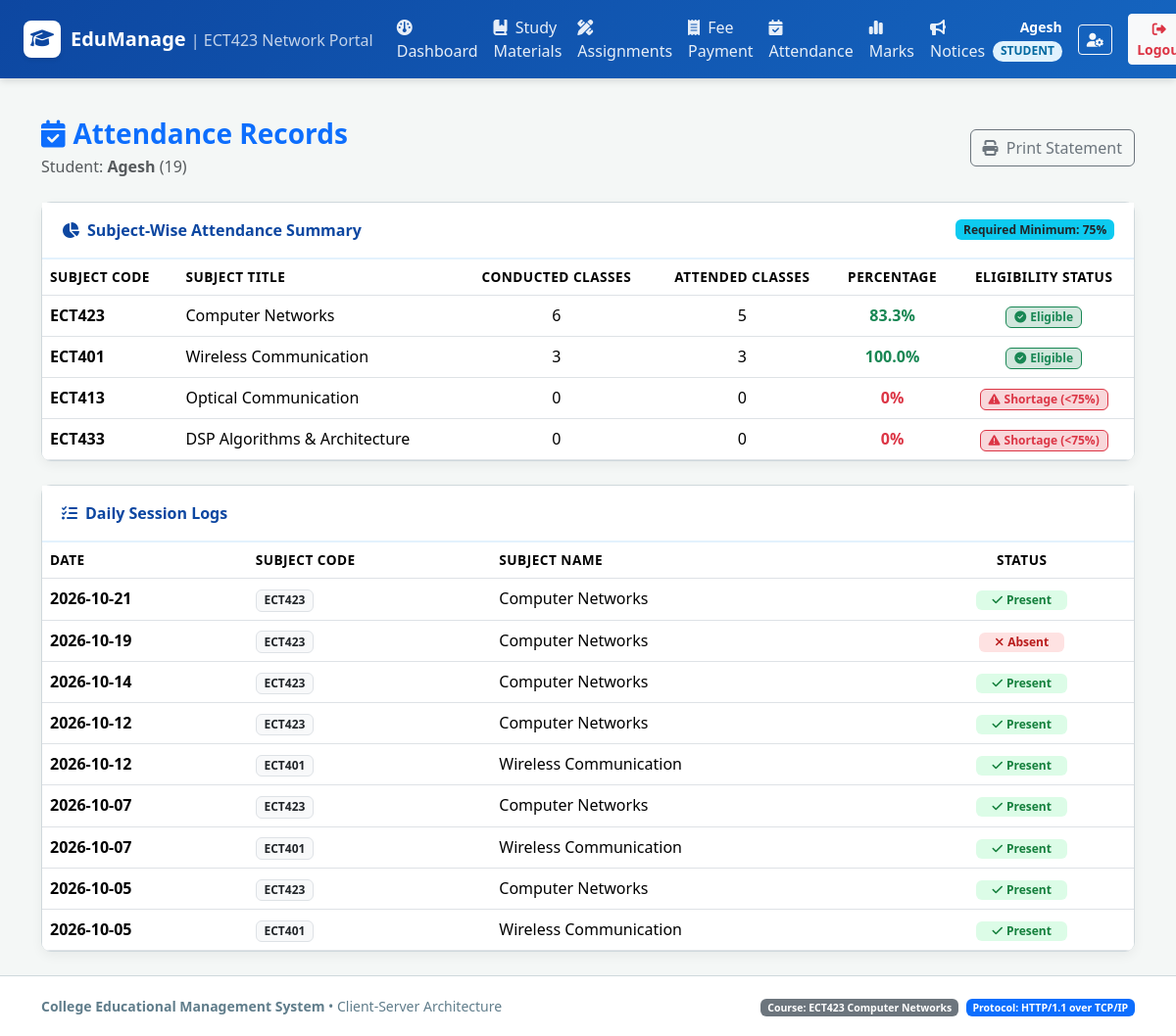
The page /student/attendance (signed in) on the database its author committed.
### tables this page shows
CREATE TABLE students (
    id INTEGER PRIMARY KEY AUTOINCREMENT,
    roll_no TEXT UNIQUE NOT NULL,
    name TEXT NOT NULL,
    department TEXT NOT NULL,
    semester INTEGER NOT NULL,
    user_id INTEGER UNIQUE NOT NULL,
    FOREIGN KEY (user_id) REFERENCES users(id) ON DELETE CASCADE
);

CREATE TABLE subjects (
    id INTEGER PRIMARY KEY AUTOINCREMENT,
    subject_code TEXT UNIQUE NOT NULL,
    subject_name TEXT NOT NULL,
    department TEXT NOT NULL,
    semester INTEGER NOT NULL,
    faculty_id INTEGER,
    FOREIGN KEY (faculty_id) REFERENCES faculty(id) ON DELETE SET NULL
);

CREATE TABLE attendance (
    id INTEGER PRIMARY KEY AUTOINCREMENT,
    student_id INTEGER NOT NULL,
    subject_id INTEGER NOT NULL,
    date DATE NOT NULL,
    status TEXT CHECK(status IN ('Present', 'Absent')) NOT NULL,
    FOREIGN KEY (student_id) REFERENCES students(id) ON DELETE CASCADE,
    FOREIGN KEY (subject_id) REFERENCES subjects(id) ON DELETE CASCADE,
    UNIQUE (student_id, subject_id, date)
);

### app.py (the view)
@app.route('/student/attendance')
@role_required('student')
def student_attendance():
    student = query_db('SELECT * FROM students WHERE user_id = ?', (session['user_id'],), one=True)
    subject_attendance = query_db('''
        SELECT
            s.subject_code,
            s.subject_name,
            COUNT(a.id) as total_conducted,
            SUM(CASE WHEN a.status = 'Present' THEN 1 ELSE 0 END) as attended
        FROM subjects s
        LEFT JOIN attendance a ON s.id = a.subject_id AND a.student_id = ?
        WHERE s.department = ? AND s.semester = ?
        GROUP BY s.id
    ''', (student['id'], student['department'], student['semester']))
    attendance_logs = query_db('''
        SELECT a.date, a.status, s.subject_code, s.subject_name
        FROM attendance a
        JOIN subjects s ON a.subject_id = s.id
        WHERE a.student_id = ?
        ORDER BY a.date DESC
    ''', (student['id'],))
    return render_template('student/attendance.html',
                           student=student,
                           subject_attendance=subject_attendance,
                           attendance_logs=attendance_logs)

### app.py (called while the page is built)
def role_required(*allowed_roles):
    def decorator(f):
        @wraps(f)
        def decorated_function(*args, **kwargs):
            if 'user_id' not in session:
                flash('Please log in first.', 'warning')
                return redirect(url_for('login'))
            user_role = session.get('role')
            if user_role not in allowed_roles:
                flash(f'Access denied! Your role ({user_role}) does not have permission for this section.', 'danger')
                return redirect(url_for(f"{user_role}_dashboard"))
            return f(*args, **kwargs)
        return decorated_function
    return decorator

@app.context_processor
def inject_user():
    return {
        'current_user': {
            'id': session.get('user_id'),
            'username': session.get('username'),
            'role': session.get('role'),
            'full_name': session.get('full_name')
        },
        'today_date': date.today().strftime('%Y-%m-%d')
    }

### database.py (called while the page is built)
def get_db():
    try:
        if 'db' not in g:
            g.db = sqlite3.connect(DATABASE)
            g.db.row_factory = sqlite3.Row
            g.db.execute("PRAGMA foreign_keys = ON;")
        return g.db
    except RuntimeError:
        conn = sqlite3.connect(DATABASE)
        conn.row_factory = sqlite3.Row
        conn.execute("PRAGMA foreign_keys = ON;")
        return conn

def query_db(query, args=(), one=False):
    db = get_db()
    cur = db.cursor()
    cur.execute(query, args)
    rv = cur.fetchall()
    cur.close()
    return (rv[0] if rv else None) if one else rv

### templates/student/attendance.html (shortened to what this page needs)
{% extends "base.html" %}
{% block content %}
<div class="d-flex justify-content-between align-items-center mb-4">
    <div>
        <h3 class="fw-bold text-primary mb-1"><i class="fa-solid fa-calendar-check me-2"></i>Attendance Records</h3>
        <p class="text-muted mb-0">Student: <strong>{{ student.name }}</strong> ({{ student.roll_no }})</p>
    </div>
    <button onclick="window.print()" class="btn btn-outline-secondary no-print">
        <i class="fa-solid fa-print me-1"></i> Print Statement
    </button>
</div>
<div class="card card-custom mb-4">
    <div class="card-header-custom">
        <span><i class="fa-solid fa-chart-pie me-2"></i>Subject-Wise Attendance Summary</span>
        <span class="badge bg-info text-dark">Required Minimum: 75%</span>
    </div>
    <div class="card-body p-0">
        <div class="table-responsive">
            <table class="table table-custom table-hover mb-0">
                <thead>
                    <tr>
                        <th>Subject Code</th>
                        <th>Subject Title</th>
                        <th class="text-center">Conducted Classes</th>
                        <th class="text-center">Attended Classes</th>
                        <th class="text-center">Percentage</th>
                        <th class="text-center">Eligibility Status</th>
                    </tr>
                </thead>
                <tbody>
                    {% for item in subject_attendance %}
                        {% set pct = (item.attended / item.total_conducted * 100)|round(1) if item.total_conducted > 0 else 0 %}
                        <tr>
                            <td class="fw-bold">{{ item.subject_code }}</td>
                            <td>{{ item.subject_name }}</td>
                            <td class="text-center">{{ item.total_conducted }}</td>
                            <td class="text-center">{{ item.attended }}</td>
                            <td class="text-center fw-bold {% if pct >= 75 %}text-success{% else %}text-danger{% endif %}">
                                {{ pct }}%
                            </td>
                            <td class="text-center">
                                {% if pct >= 75 %}
                                    <span class="badge bg-success-subtle text-success border border-success px-2 py-1">
                                        <i class="fa-solid fa-circle-check me-1"></i>Eligible
                                    </span>
                                {% else %}
                                    <span class="badge bg-danger-subtle text-danger border border-danger px-2 py-1">
                                        <i class="fa-solid fa-triangle-exclamation me-1"></i>Shortage (&lt;75%)
                                    </span>
                                {% endif %}
                            </td>
                        </tr>
                    {% else %}
                        <tr>
                            <td colspan="6" class="text-center text-muted py-3">No subjects enrolled for this semester.</td>
                        </tr>
                    {% endfor %}
                </tbody>
            </table>
        </div>
    </div>
</div>
<div class="card card-custom">
    <div class="card-header-custom">
        <span><i class="fa-solid fa-list-check me-2"></i>Daily Session Logs</span>
    </div>
    <div class="card-body p-0">
        <div class="table-responsive">
            <table class="table table-custom table-hover mb-0">
                <thead>
                    <tr>
                        <th>Date</th>
                        <th>Subject Code</th>
                        <th>Subject Name</th>
                        <th class="text-center">Status</th>
                    </tr>
                </thead>
                <tbody>
                    {% for log in attendance_logs %}
                        <tr>
                            <td class="fw-semibold">{{ log.date }}</td>
                            <td><span class="badge bg-light text-dark border">{{ log.subject_code }}</span></td>
                            <td>{{ log.subject_name }}</td>
                            <td class="text-center">
                                {% if log.status == 'Present' %}
                                    <span class="badge badge-present px-3 py-1"><i class="fa-solid fa-check me-1"></i>Present</span>
                                {% else %}
                                    <span class="badge badge-absent px-3 py-1"><i class="fa-solid fa-xmark me-1"></i>Absent</span>
                                {% endif %}
                            </td>
                        </tr>
                    {% else %}
                        <tr>
                            <td colspan="4" class="text-center text-muted py-3">No daily attendance logs recorded yet.</td>
                        </tr>
                    {% endfor %}
                </tbody>
            </table>
        </div>
    </div>
</div>
{% endblock %}

### templates/base.html (shortened to what this page needs)
<!DOCTYPE html>
<html lang="en">
<head>
    <link href="https://cdn.jsdelivr.net/npm/bootstrap@5.3.3/dist/css/bootstrap.min.css" rel="stylesheet">
    <link href="https://cdnjs.cloudflare.com/ajax/libs/font-awesome/6.5.1/css/all.min.css" rel="stylesheet">
    <link rel="stylesheet" href="{{ url_for('static', filename='css/style.css') }}">
</head>
<body>
    <nav class="navbar navbar-expand-lg navbar-dark navbar-college sticky-top">
        <div class="container-fluid px-4">
            <a class="navbar-brand" href="{{ url_for('index') }}">
                <span class="college-logo-icon"><i class="fa-solid fa-graduation-cap"></i></span>
                <span>EduManage <small class="fw-normal opacity-75 fs-6">| ECT423 Network Portal</small></span>
            </a>
            <div class="collapse navbar-collapse" id="navbarContent">
                {% if current_user.id %}
                    <ul class="navbar-nav me-auto mb-2 mb-lg-0">
                        {% if current_user.role == 'student' %}
                            <li class="nav-item"><a class="nav-link" href="{{ url_for('student_dashboard') }}"><i class="fa-solid fa-gauge me-1"></i> Dashboard</a></li>
                            <li class="nav-item"><a class="nav-link" href="{{ url_for('student_materials') }}"><i class="fa-solid fa-book-bookmark me-1"></i> Study Materials</a></li>
                            <li class="nav-item"><a class="nav-link" href="{{ url_for('student_assignments') }}"><i class="fa-solid fa-pen-ruler me-1"></i> Assignments</a></li>
                            <li class="nav-item"><a class="nav-link" href="{{ url_for('student_fees') }}"><i class="fa-solid fa-receipt me-1"></i> Fee Payment</a></li>
                            <li class="nav-item"><a class="nav-link" href="{{ url_for('student_attendance') }}"><i class="fa-solid fa-calendar-check me-1"></i> Attendance</a></li>
                            <li class="nav-item"><a class="nav-link" href="{{ url_for('student_marks') }}"><i class="fa-solid fa-chart-simple me-1"></i> Marks</a></li>
                            <li class="nav-item"><a class="nav-link" href="{{ url_for('student_notices') }}"><i class="fa-solid fa-bullhorn me-1"></i> Notices</a></li>
                        {% endif %}
                    </ul>
                    <div class="d-flex align-items-center gap-3">
                        <div class="text-white text-end d-none d-md-block">
                            <div class="fw-semibold small">{{ current_user.full_name }}</div>
                            <span class="badge badge-role badge-{{ current_user.role }}">{{ current_user.role }}</span>
                        </div>
                        <a href="{{ url_for('profile') }}" class="btn btn-sm btn-outline-light" title="User Profile"><i class="fa-solid fa-user-gear"></i></a>
                        <a href="{{ url_for('logout') }}" class="btn btn-sm btn-light text-danger fw-semibold"><i class="fa-solid fa-right-from-bracket me-1"></i> Logout</a>
                    </div>
                {% else %}
                    <ul class="navbar-nav ms-auto">
                        <li class="nav-item"><a class="nav-link" href="{{ url_for('login') }}"><i class="fa-solid fa-right-to-bracket me-1"></i> Login</a></li>
                    </ul>
                {% endif %}
            </div>
        </div>
    </nav>
    <main class="container my-4 flex-grow-1">
        {% block content %}{% endblock %}
    </main>
    <footer class="text-center">
        <div class="container">
            <div class="row align-items-center">
                <div class="col-md-6 text-md-start">
                    <strong>College Educational Management System</strong> &bull; Client-Server Architecture
                </div>
                <div class="col-md-6 text-md-end mt-2 mt-md-0">
                    <span class="badge bg-secondary">Course: ECT423 Computer Networks</span>
                    <span class="badge bg-primary ms-1">Protocol: HTTP/1.1 over TCP/IP</span>
                </div>
            </div>
        </div>
    </footer>
</body>
</html>

### static/css/style.css (style rules this page uses)
:root { --primary-blue: #0d47a1; --primary-light: #1976d2; --primary-subtle: #e3f2fd; --accent-blue: #0288d1; --bg-light: #f4f7f6; --text-dark: #263238; --text-muted: #607d8b; --border-color: #cfd8dc; --card-shadow: 0 4px 12px rgba(0, 0, 0, 0.05); }
body { background-color: var(--bg-light); color: var(--text-dark); font-family: 'Segoe UI', system-ui, -apple-system, sans-serif; min-height: 100vh; display: flex; flex-direction: column; }
.navbar-college { background: linear-gradient(135deg, #0d47a1 0%, #1565c0 100%); box-shadow: 0 2px 8px rgba(0, 0, 0, 0.15); }
.navbar-college .navbar-brand { font-weight: 700; font-size: 1.25rem; color: #ffffff !important; display: flex; align-items: center; gap: 10px; }
.college-logo-icon { width: 38px; height: 38px; background: #ffffff; color: #0d47a1; border-radius: 8px; display: inline-flex; align-items: center; justify-content: center; font-weight: 800; font-size: 1.2rem; box-shadow: 0 2px 4px rgba(0,0,0,0.1); }
.nav-link { font-weight: 500; color: rgba(255, 255, 255, 0.9) !important; transition: all 0.2s ease-in-out; }
.card-custom { background: #ffffff; border: 1px solid var(--border-color); border-radius: 10px; box-shadow: var(--card-shadow); transition: transform 0.2s ease, box-shadow 0.2s ease; }
.card-header-custom { background-color: #ffffff; border-bottom: 2px solid var(--primary-subtle); padding: 1rem 1.25rem; font-weight: 600; color: var(--primary-blue); display: flex; align-items: center; justify-content: space-between; }
.table-custom { background: #ffffff; border-radius: 8px; overflow: hidden; }
.table-custom thead { background-color: #f1f5f9; color: var(--primary-blue); font-size: 0.85rem; text-transform: uppercase; letter-spacing: 0.5px; }
.badge-role { font-size: 0.75rem; padding: 0.35em 0.65em; border-radius: 20px; text-transform: uppercase; font-weight: 600; }
.badge-student { background-color: #e0f2fe; color: #0369a1; }
.badge-present { background-color: #dcfce7; color: #15803d; }
.badge-absent { background-color: #fee2e2; color: #b91c1c; }
footer { margin-top: auto; background-color: #ffffff; border-top: 1px solid var(--border-color); padding: 1.25rem 0; color: var(--text-muted); font-size: 0.875rem; }

### rows shown on the page
students: full_name "Agesh", name "Agesh", roll_no "19"
subjects: subject_code "ECT423", subject_name "Computer Networks", total_conducted "6", attended "5", pct "83.3", shows "Eligible"
subjects: subject_code "ECT401", subject_name "Wireless Communication", total_conducted "3", attended "3", pct "100.0", shows "Eligible"
subjects: subject_code "ECT413", subject_name "Optical Communication", total_conducted "0", attended "0", pct "0", shows "Shortage (<75%)"
subjects: subject_code "ECT433", subject_name "DSP Algorithms & Architecture", total_conducted "0", attended "0", pct "0", shows "Shortage (<75%)"
attendance: date "2026-10-21", subject_code "ECT423", subject_name "Computer Networks", status "Present" (drawn)
attendance: date "2026-10-19", subject_code "ECT423", subject_name "Computer Networks", status "Absent" (drawn)
attendance: date "2026-10-14", subject_code "ECT423", subject_name "Computer Networks", status "Present" (drawn)
attendance: date "2026-10-12", subject_code "ECT423", subject_name "Computer Networks", status "Present" (drawn)
attendance: date "2026-10-12", subject_code "ECT401", subject_name "Wireless Communication", status "Present" (drawn)
attendance: date "2026-10-07", subject_code "ECT423", subject_name "Computer Networks", status "Present" (drawn)
attendance: date "2026-10-07", subject_code "ECT401", subject_name "Wireless Communication", status "Present" (drawn)
attendance: date "2026-10-05", subject_code "ECT423", subject_name "Computer Networks", status "Present" (drawn)
attendance: date "2026-10-05", subject_code "ECT401", subject_name "Wireless Communication", status "Present" (drawn)

### other values the page prints
{{ current_user.role }} "STUDENT"
